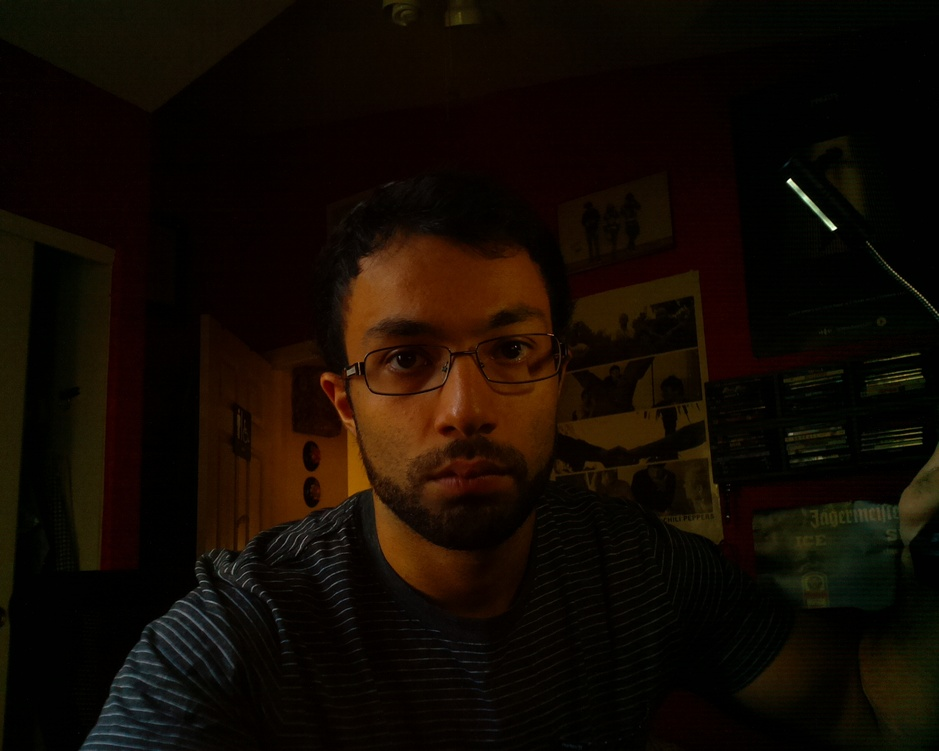
#> input picture Experiments/FeatureDetection/testAli.jpg, 939 x 751 px, shrunk from 1280 x 1024 before the run
$ python pixel_intColorRange.py   (Python 2 division)
#> lines starting #> are read from the running program, lines starting #| are printed output that depends on the picture
import cv2
import numpy as np
from pprint import pprint

img1 = cv2.imread('testAli.jpg')
#> img1 is the input picture: shape (751, 939, 3); mean B, G, R 3.1, 10.1, 18.5

img_gray = cv2.cvtColor(img1, cv2.COLOR_BGR2GRAY)
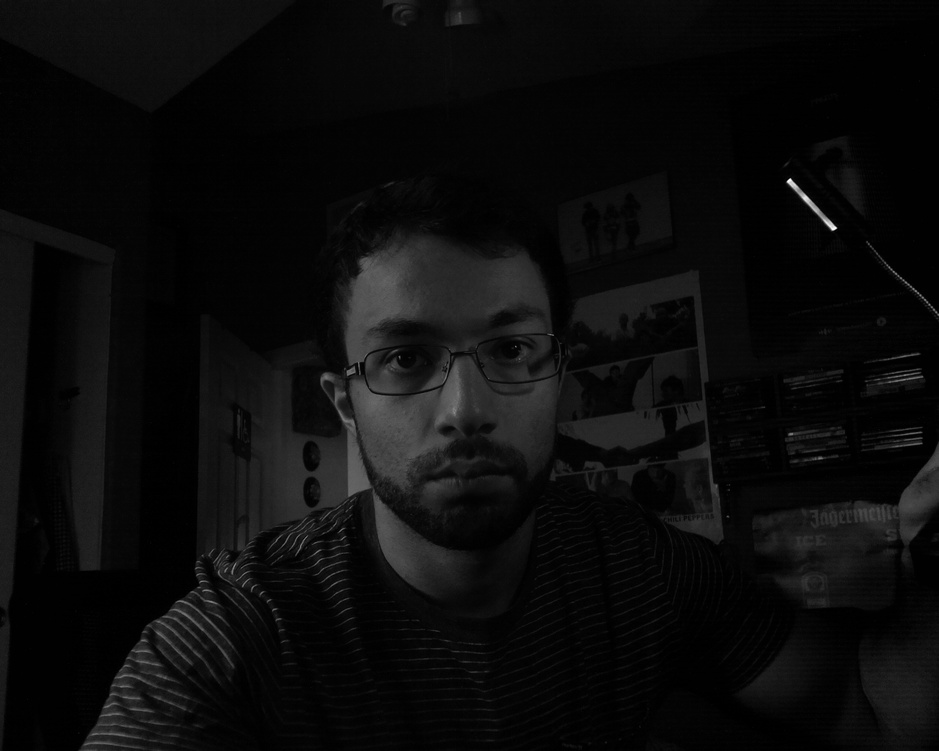
#> img_gray: shape (751, 939); min 0, max 251, mean 11.8

gaus = cv2.adaptiveThreshold(img_gray, 255, cv2.ADAPTIVE_THRESH_GAUSSIAN_C, \
                             cv2.THRESH_BINARY, 11, 2)
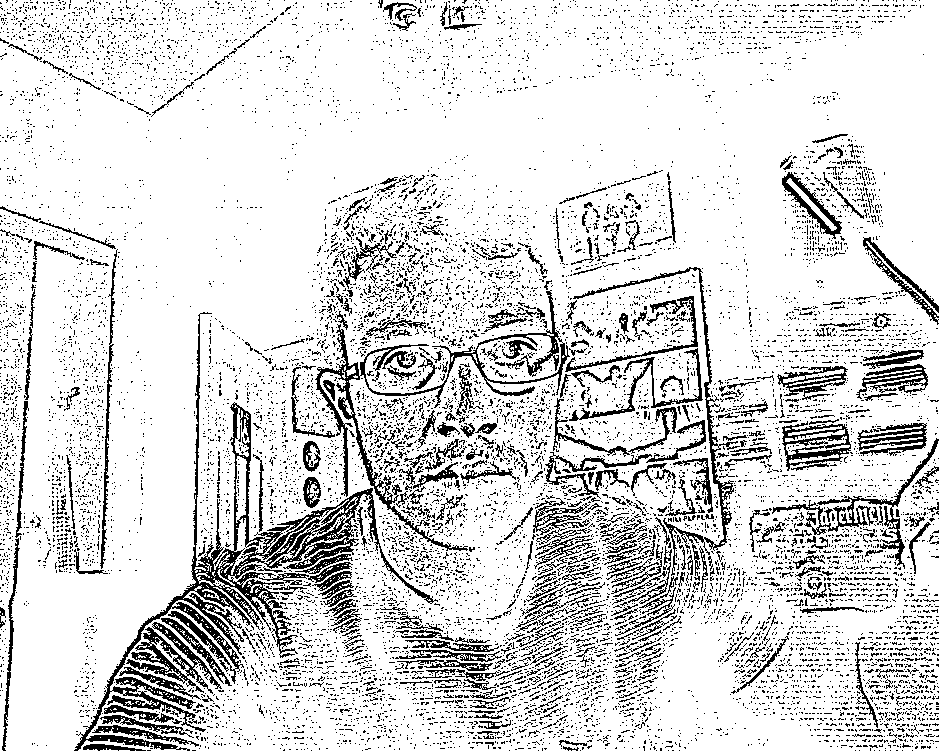
#> gaus: shape (751, 939); 85% white; black in thin lines or dots


face_cascade = cv2.CascadeClassifier('HaarCascades/haarcascade_frontalface_default.xml')

#gaus *= 1./255

faces = face_cascade.detectMultiScale(gaus, 1.3, 2)
#> faces = [[843, 273, 69, 69]]


lengthofImg1 = len(img1)
#> lengthofImg1 = 751
lengthofImgGray = len(img_gray)
#> lengthofImgGray = 751
lengthofGaus = len(gaus)
#> lengthofGaus = 751

print 'Length of colored image is: ' + str(lengthofImg1)
#| Length of colored image is: 751
pprint(img1)
#> (printed output is left out)
print('\n\n\n\nGRAYSCALE NOW\n\n\n')
print 'Length of grayscaled image is: ' + str(lengthofImgGray)
#| Length of grayscaled image is: 751
pprint(img_gray)
#> (printed output is left out)
print('\n\n\n\GAUS NOW\n\n\n')
print 'Length of Gaus Image is: ' + str(lengthofGaus)
#| Length of Gaus Image is: 751
pprint(gaus)
#> (printed output is left out)
